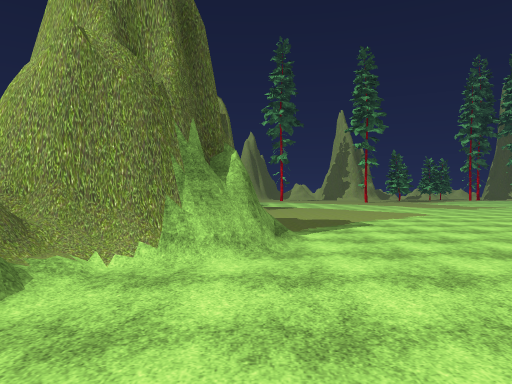
[1] (above)

24 first-person views from a walk through a 3-D level made in the Unity game engine. The camera is 1.5 m above the floor, looks level and sees 70° across. The floor is counted in squares, 2 m on a side. Each view is taken from the middle of a square. On the plan, view 1 faces up. The plan holds only what a view shows up to about 11 squares ahead; the rest is blank. The place goes on beyond the plan. Some surface patterns are stand-ins.

[2]
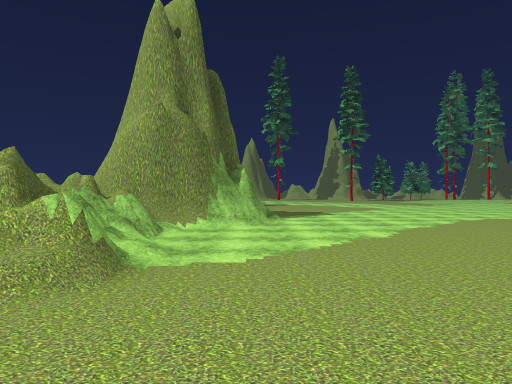

[3]
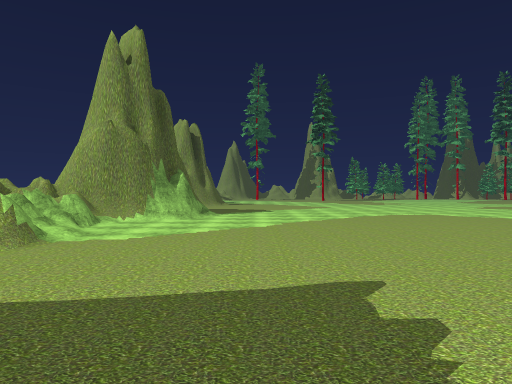

[4]
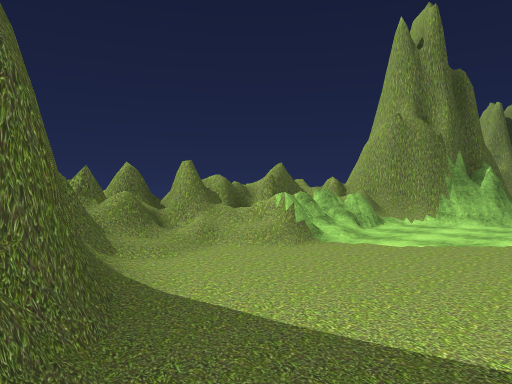

[5]
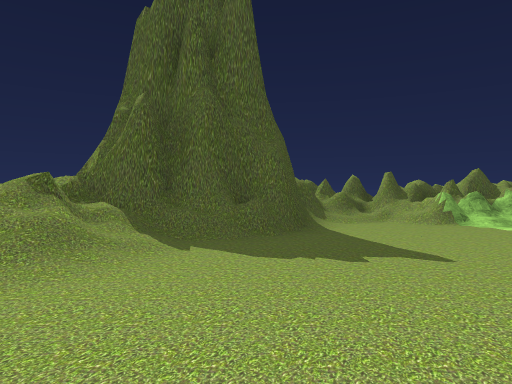

[6]
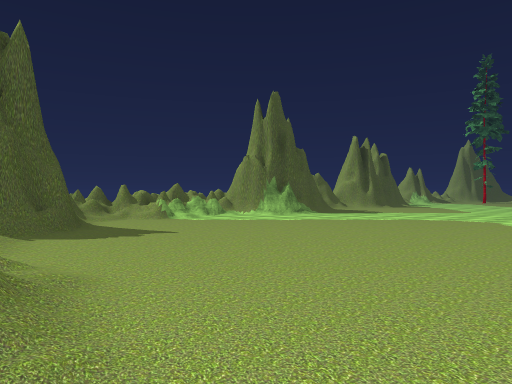

[7]
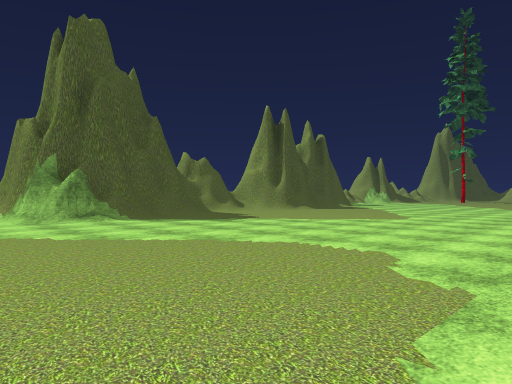

[8]
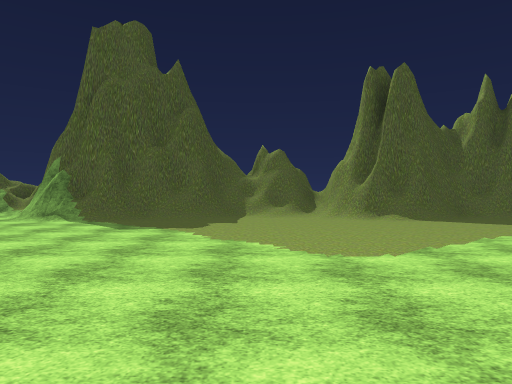

[9]
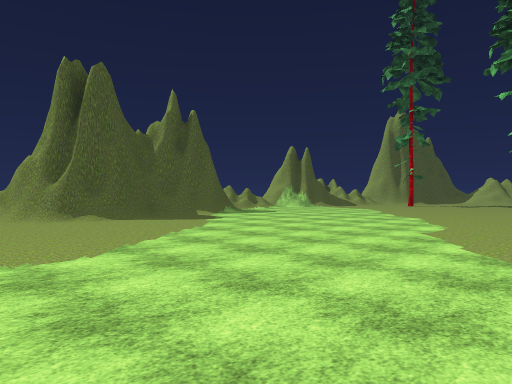

[10]
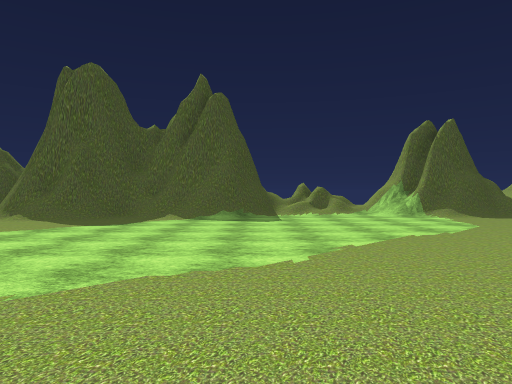

[11]
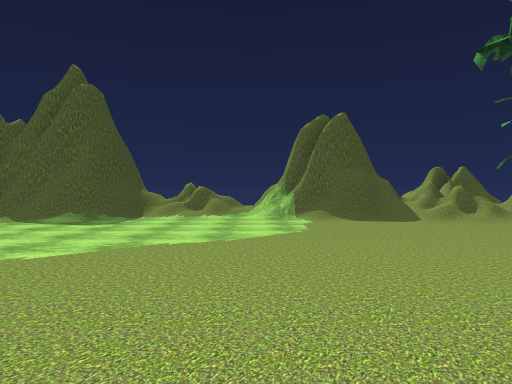

[12]
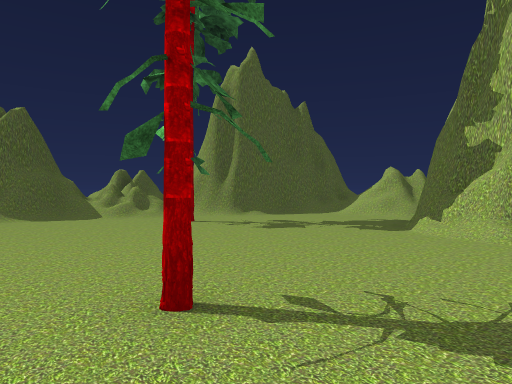

[13]
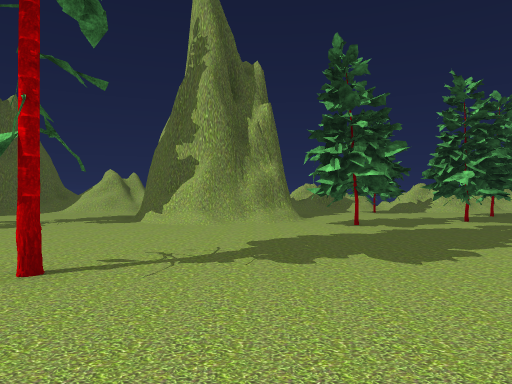

[14]
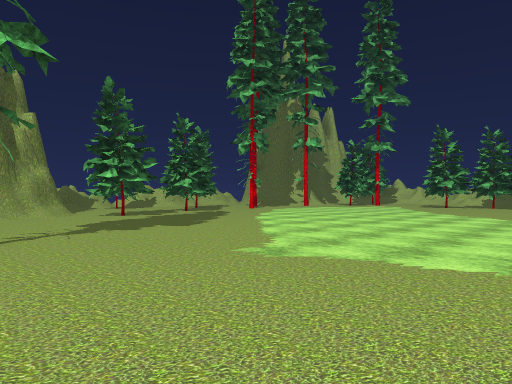

[15]
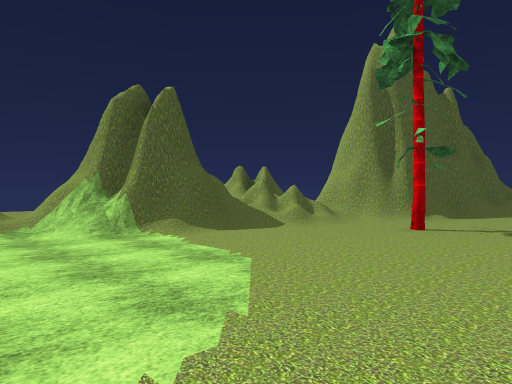

[16]
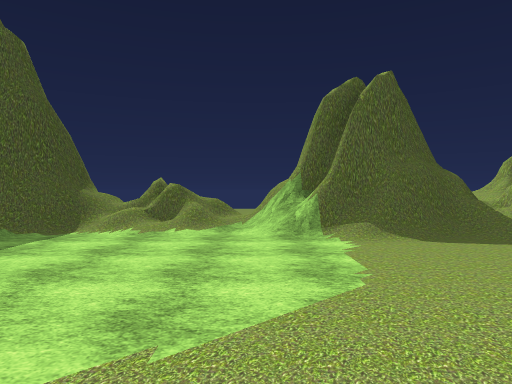

[17]
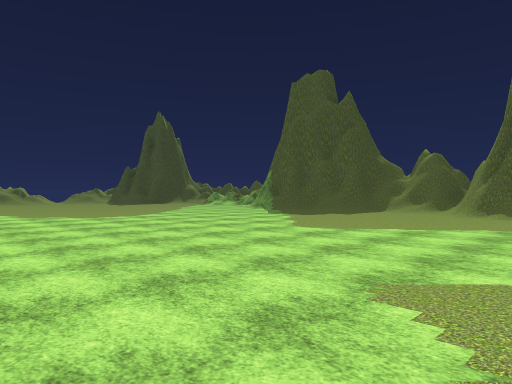

[18]
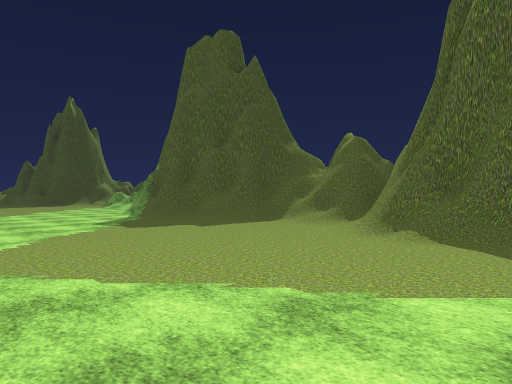

[19]
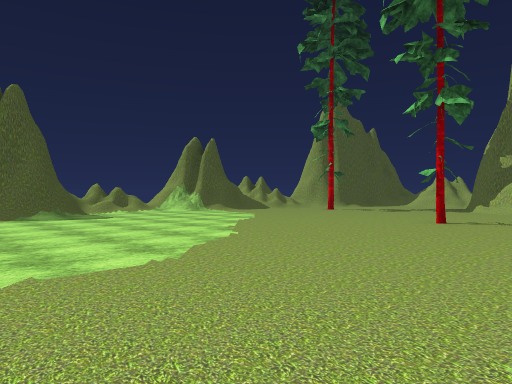

[20]
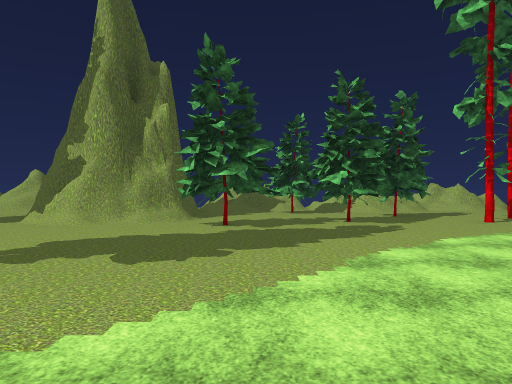

[21]
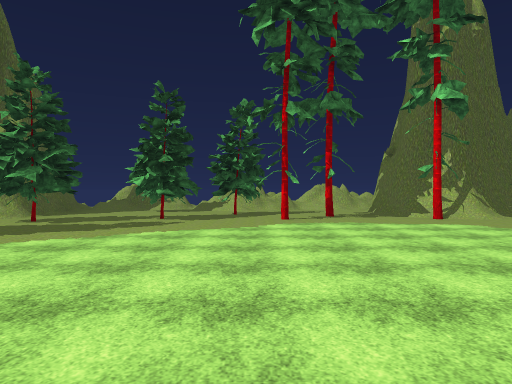

[22]
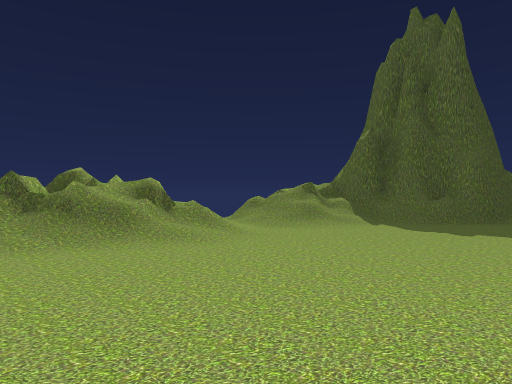

[23]
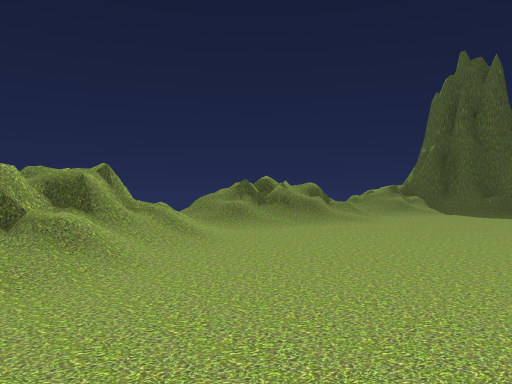

[24]
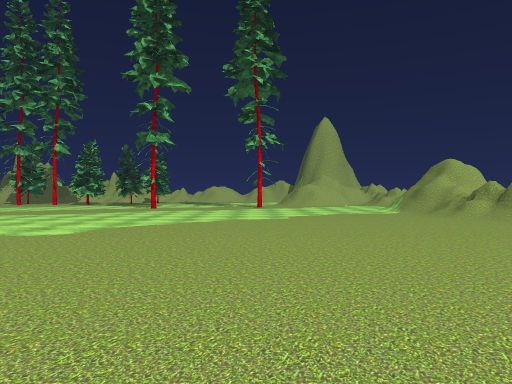

### Floor plan
Key: @ floor where view 1 was taken; # wall or solid block; . main floor; : floor 1.75 m higher than the main floor; / step, stairs or slope; = window, fence, low wall or low ledge.
Columns run from 4 left of view 1 to 24 right of it. Each row starts with its distance up from view 1.
 33    ###.....#####...##  ....##
 32    #//......##//#..##..#.....
 31   #=/...........##...........
 30  #=//.#......................
 29  #=/........................
 28  ##/.......................
 27   #/.......................
 26 ###/........#.............
 25 ==/......................
 24  //......................
 23  =/......................
 22  //.....................
 21 ###/................
 20   ##............
 19    #............
 18    #...........
 17    #.............
 16    #/...........
 15    ##............
 14  ####............
 13  #//............
 12  ##/............
 11  #=/............
 10  ##/............
  9   ##............
  8    #/..........
  7    #/..........  ..
  6    #/..............
  5  ####..............
  4  ##/...............
  3  #=................
  2 ##=................
  1 ##/................
  0 #=//@..............
 -1 #//................
 -2 #=/.................
 -3 ##/................
 -4  ###/...............
 -5    ##/..............
 -6     ##/.........///
 -7     ##////////.//==
 -8      #////=#=////=
 -9      = =/  =:=/

Positions as (right, up) in squares from view 1, and headings:
1: (0, 0), facing up
2: (0, -4), facing up
3: (2, -6), facing up
4: (2, -5), facing up-left
5: (7, -5), facing left
6: (11, -8), facing up-left
7: (10, 2), facing up-left
8: (10, 11), facing left
9: (10, 11), facing up-left
10: (10, 21), facing left
11: (9, 25), facing left
12: (10, 25), facing up-left
13: (10, 23), facing up
14: (7, 20), facing up-right
15: (5, 23), facing up-left
16: (5, 25), facing left
17: (12, 17), facing down-left
18: (6, 17), facing down-left
19: (11, 17), facing up-left
20: (13, 23), facing up
21: (18, 22), facing up
22: (10, -2), facing down-left
23: (15, -2), facing down-left
24: (3, 0), facing right
